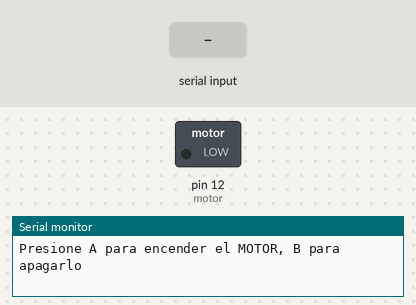
A sketch run on a simulated Arduino Uno, built with avr-gcc and run on an emulated ATmega328P. Parts: switched loads named in the sketch (green lamp = pin HIGH), the last lines printed to the serial monitor. Inputs (shaded band) come from the test bench.

Above: at 1.2 s.
1.3 s: "A" received over Serial
At 1.6 s:
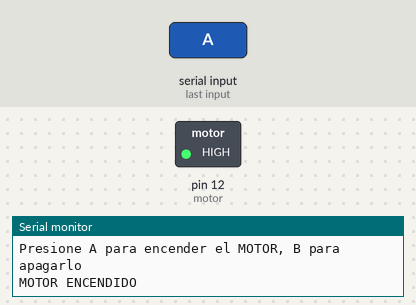
2.8 s: "D" received over Serial
At 3.9 s:
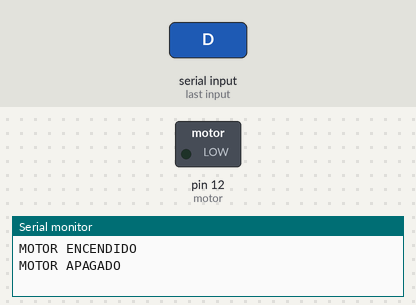
4.3 s: "a" received over Serial
At 5.1 s:
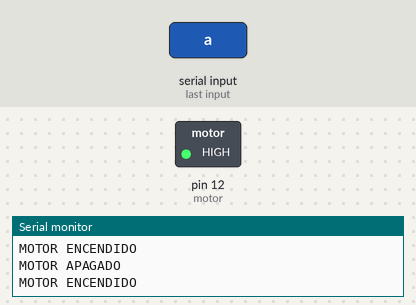
5.8 s: "d" received over Serial
At 6.2 s:
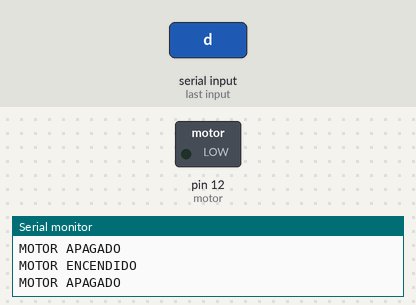
Timing chart, 0 to 8.3 s (numbered marks = the images above; inputs shaded):
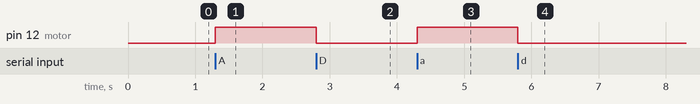

Measured:
- after the input at 1.3 s, pin 12 (motor): LOW → HIGH at once
- after the input at 2.8 s, pin 12 (motor): HIGH → LOW at once
- after the input at 4.3 s, pin 12 (motor): LOW → HIGH at once
- after the input at 5.8 s, pin 12 (motor): HIGH → LOW at once

The sketch:

ActivDesctivMotor.ino
```cpp
int motor = 12;  // Pin donde está conectado el MOTOR
char dato;        // Variable para recibir datos del puerto serie

void setup() {
  pinMode(motor, OUTPUT);       // Configura el pin 12 como salida
  digitalWrite(motor, LOW);     // Asegura que el MOTOR inicie apagado
  Serial.begin(115200);            // Inicia la comunicación serie
  Serial.println("Presione A para encender el MOTOR, B para apagarlo");
}

void loop() {
  // Verifica si hay datos disponibles en el puerto serie
  if (Serial.available() > 0) {
    dato = Serial.read();  // Lee el carácter enviado desde la PC

    if (dato == 'A' || dato == 'a') {   // Si presionan A o a
      digitalWrite(motor, HIGH);
      Serial.println("MOTOR ENCENDIDO");
    }
    else if (dato == 'D' || dato == 'd') { // Si presionan B o b
      digitalWrite(motor, LOW);
      Serial.println("MOTOR APAGADO");
    }
  }
}
```
